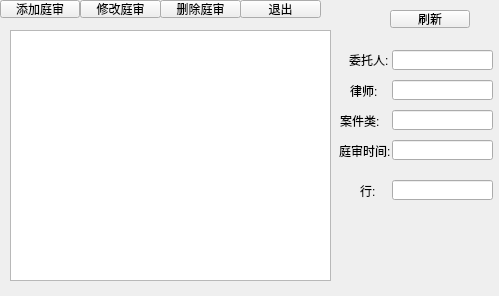
<?xml version="1.0" encoding="UTF-8"?>
<ui version="4.0">
 <class>courts</class>
 <widget class="QMainWindow" name="courts">
  <property name="geometry">
   <rect>
    <x>0</x>
    <y>0</y>
    <width>499</width>
    <height>296</height>
   </rect>
  </property>
  <property name="sizePolicy">
   <sizepolicy hsizetype="Preferred" vsizetype="Preferred">
    <horstretch>0</horstretch>
    <verstretch>0</verstretch>
   </sizepolicy>
  </property>
  <property name="windowTitle">
   <string>MainWindow</string>
  </property>
  <widget class="QWidget" name="centralwidget">
   <widget class="QPushButton" name="T1">
    <property name="geometry">
     <rect>
      <x>0</x>
      <y>0</y>
      <width>80</width>
      <height>18</height>
     </rect>
    </property>
    <property name="text">
     <string>添加庭审</string>
    </property>
   </widget>
   <widget class="QPushButton" name="T3">
    <property name="geometry">
     <rect>
      <x>160</x>
      <y>0</y>
      <width>81</width>
      <height>18</height>
     </rect>
    </property>
    <property name="text">
     <string>删除庭审</string>
    </property>
   </widget>
   <widget class="QPushButton" name="T2">
    <property name="geometry">
     <rect>
      <x>80</x>
      <y>0</y>
      <width>81</width>
      <height>18</height>
     </rect>
    </property>
    <property name="text">
     <string>修改庭审</string>
    </property>
   </widget>
   <widget class="QPushButton" name="T4">
    <property name="geometry">
     <rect>
      <x>240</x>
      <y>0</y>
      <width>81</width>
      <height>18</height>
     </rect>
    </property>
    <property name="text">
     <string>退出</string>
    </property>
   </widget>
   <widget class="QTableView" name="tableView_3">
    <property name="geometry">
     <rect>
      <x>10</x>
      <y>30</y>
      <width>321</width>
      <height>251</height>
     </rect>
    </property>
   </widget>
   <widget class="QLabel" name="label">
    <property name="geometry">
     <rect>
      <x>349</x>
      <y>50</y>
      <width>41</width>
      <height>20</height>
     </rect>
    </property>
    <property name="text">
     <string>委托人:</string>
    </property>
   </widget>
   <widget class="QLabel" name="label_2">
    <property name="geometry">
     <rect>
      <x>350</x>
      <y>80</y>
      <width>40</width>
      <height>21</height>
     </rect>
    </property>
    <property name="text">
     <string>律师:</string>
    </property>
   </widget>
   <widget class="QLabel" name="label_3">
    <property name="geometry">
     <rect>
      <x>340</x>
      <y>110</y>
      <width>51</width>
      <height>21</height>
     </rect>
    </property>
    <property name="text">
     <string>案件类:</string>
    </property>
   </widget>
   <widget class="QLabel" name="label_4">
    <property name="geometry">
     <rect>
      <x>339</x>
      <y>140</y>
      <width>51</width>
      <height>21</height>
     </rect>
    </property>
    <property name="text">
     <string>庭审时间:</string>
    </property>
   </widget>
   <widget class="QLineEdit" name="lineEdit_name">
    <property name="geometry">
     <rect>
      <x>392</x>
      <y>50</y>
      <width>101</width>
      <height>20</height>
     </rect>
    </property>
   </widget>
   <widget class="QLineEdit" name="lineEdit_lawyer">
    <property name="geometry">
     <rect>
      <x>392</x>
      <y>80</y>
      <width>101</width>
      <height>20</height>
     </rect>
    </property>
   </widget>
   <widget class="QLineEdit" name="lineEdit_case">
    <property name="geometry">
     <rect>
      <x>392</x>
      <y>110</y>
      <width>101</width>
      <height>20</height>
     </rect>
    </property>
   </widget>
   <widget class="QLineEdit" name="lineEdit_time">
    <property name="geometry">
     <rect>
      <x>392</x>
      <y>140</y>
      <width>101</width>
      <height>20</height>
     </rect>
    </property>
   </widget>
   <widget class="QLabel" name="label_5">
    <property name="geometry">
     <rect>
      <x>360</x>
      <y>180</y>
      <width>31</width>
      <height>21</height>
     </rect>
    </property>
    <property name="text">
     <string>行:</string>
    </property>
   </widget>
   <widget class="QLineEdit" name="lineEdit_line">
    <property name="geometry">
     <rect>
      <x>392</x>
      <y>180</y>
      <width>101</width>
      <height>20</height>
     </rect>
    </property>
   </widget>
   <widget class="QPushButton" name="T5">
    <property name="geometry">
     <rect>
      <x>390</x>
      <y>10</y>
      <width>80</width>
      <height>18</height>
     </rect>
    </property>
    <property name="text">
     <string>刷新</string>
    </property>
   </widget>
  </widget>
 </widget>
 <resources/>
 <connections/>
</ui>
